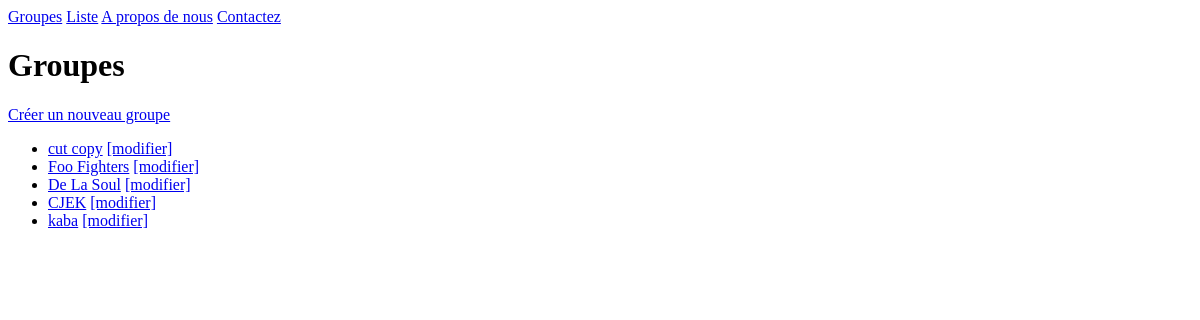
/bands/, run on an earlier commit of the app's database.
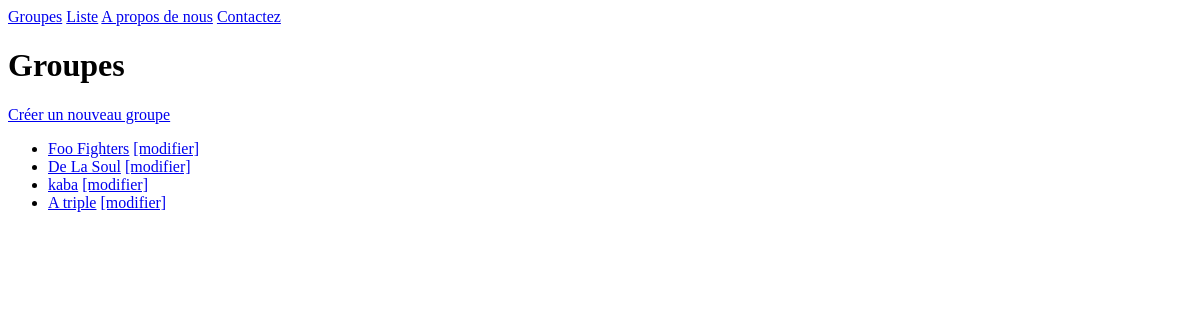
And on a later commit of the database.
### listings/models.py (models this page shows, shortened)
class Band(models.Model):
    class Genre(models.TextChoices):
        HIP_HOP = 'HH'
        SYNTH_POP = 'SP'
        ALTERNATIVE_ROCK = 'AR'
    name = models.fields.CharField(max_length=100)
    genre = models.fields.CharField(choices=Genre.choices, max_length=5)
    biography = models.fields.CharField(max_length=1000)
    year_formed = models.fields.IntegerField(
    validators=[MinValueValidator(1900), MaxValueValidator(2021)]
    )
    active = models.fields.BooleanField(default=True)
    official_homepage = models.fields.URLField(null=True, blank=True)
    like_new = models.fields.BooleanField(default=False)

### listings/views.py (the view)
# urls.py: path('bands/',views.band_list,name='band-list'),
def band_list(request):  # renommer la fonction de vue
   bands = Band.objects.all()
   return render(request,
    'listings/band_list.html',  # pointe vers le nouveau nom de modèle
    {'bands': bands})

### listings/templates/listings/band_list.html
{% extends 'listings/base.html' %}
{% block content %}
<h1>Groupes</h1>
 <a href="{% url 'band-create' %}">Créer un nouveau groupe</a>
<ul>
 {% for band in bands %}
  <li>
    <a href="{% url 'band-detail' band.id %}">{{ band.name }}</a>
    <a href="{% url 'band-change' band.id %}">[modifier]</a>
 </li>
 {% endfor %}
</ul>
{% endblock %}

What changed in the data, as far as the page shows it:
removed Band: name "cut copy"
removed Band: name "CJEK"
added Band: name "A triple"
